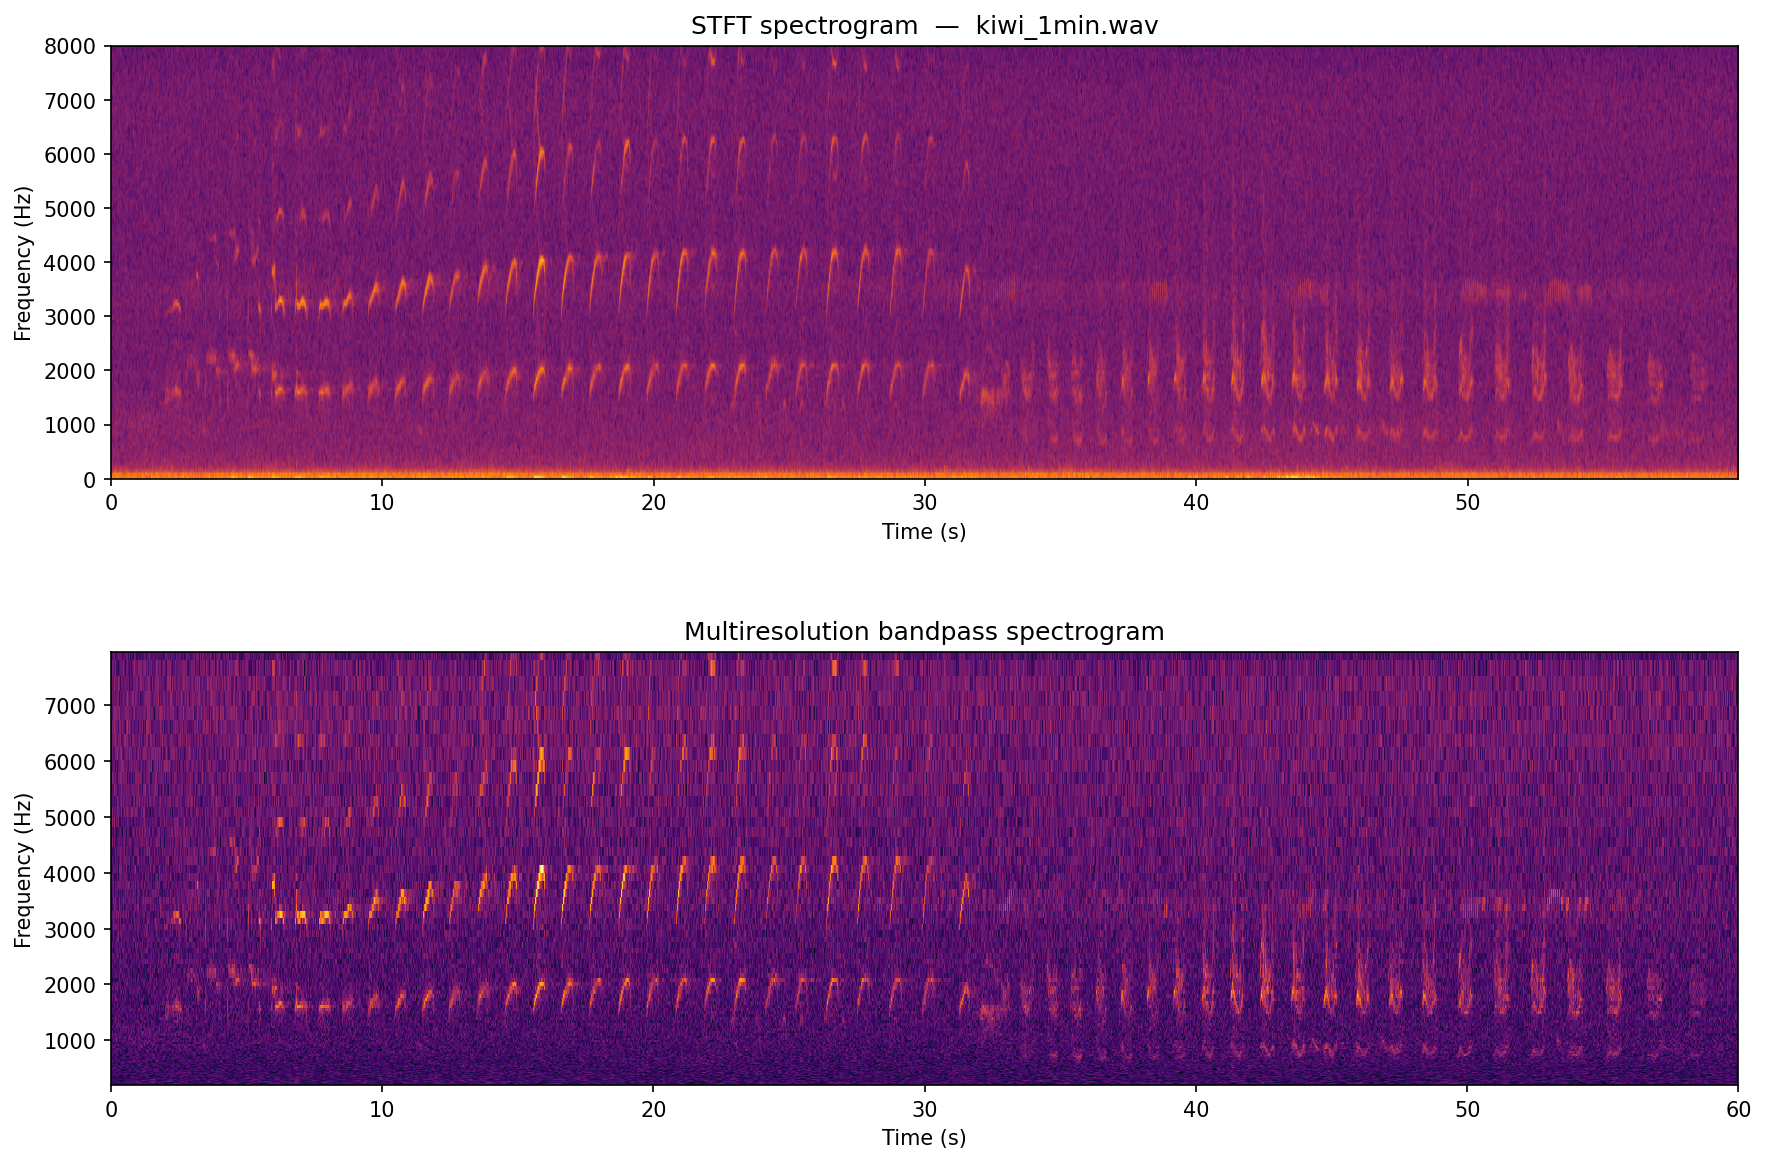

Python code for this plot:
import sys
import os
import numpy as np
import matplotlib.pyplot as plt
import matplotlib.gridspec as gridspec
import scipy.signal as signal

sys.path.insert(0, os.path.dirname(__file__))
from src.data.spectrogram import Spectrogram

# ── Parameters ────────────────────────────────────────────────────────────────
AUDIO_FILE   = "Sound Files/kiwi_1min.wav"
WINDOW_WIDTH = 512
INCR         = 128

N_BANDS   = 300      # total number of bandpass bands
FREQ_LOW  = 200     # Hz — lower edge of lowest band
FREQ_HIGH = None    # Hz — upper edge of highest band; None = fs/2 - 50
# ─────────────────────────────────────────────────────────────────────────────


def make_bands(fs, n_bands, f_low, f_high=None):
    """Logarithmically spaced bands from f_low to f_high.

    Log spacing gives wide bands at low frequencies (high time resolution)
    and narrow bands at high frequencies (finer frequency detail), which
    matches both perceptual scales and kiwi's high-frequency specialisation.
    """
    if f_high is None:
        f_high = fs / 2 - 50
    centers   = np.logspace(np.log10(f_low), np.log10(f_high), n_bands)
    mid_edges = np.sqrt(centers[:-1] * centers[1:])   # geometric midpoints
    low_edges  = np.r_[f_low,      mid_edges]
    high_edges = np.r_[mid_edges,  f_high]
    return list(zip(low_edges, high_edges))


def bandpass_fir(sig, low_hz, high_hz, fs):
    """Windowed-sinc bandpass FIR; tap count auto-scaled to bandwidth."""
    bw      = high_hz - low_hz
    n_taps  = int(np.ceil(8.0 * fs / bw))
    n_taps += 1 - n_taps % 2       # ensure odd
    half    = (n_taps - 1) // 2
    n       = np.arange(n_taps) - half

    def lp_sinc(fc):
        return np.where(n == 0, 2 * fc,
                        np.sin(2 * np.pi * fc * n) / (np.pi * n))

    h   = (lp_sinc(high_hz / fs) - lp_sinc(low_hz / fs)) * np.hamming(n_taps)
    out = signal.fftconvolve(sig, h, mode='full')
    return out[half: half + len(sig)]


def build_bandpass_spectrogram(audio, fs, bands):
    """Filter into each band, compute envelope, resample to a shared time axis.

    Each band is smoothed and downsampled at a rate proportional to its
    bandwidth (wider band → smaller hop → finer time resolution), then
    interpolated to the common grid set by the widest band.
    Returns (arr, t_common) where arr has shape (n_bands, n_time).
    """
    max_bw   = max(h - l for l, h in bands)
    dt       = 1.0 / (4.0 * max_bw)
    n_common = int(len(audio) / fs / dt) + 1
    t_common = np.linspace(0, len(audio) / fs, n_common)

    rows = []
    for low, high in bands:
        bw      = high - low
        filt    = bandpass_fir(audio, low, high, fs)
        env     = np.abs(signal.hilbert(filt))
        win_len = max(3, (int(fs * 2.0 / bw) | 1))   # smooth ∝ 1/bw, kept odd
        w       = np.hamming(win_len)
        env     = np.convolve(env, w / w.sum(), mode='same')
        hop     = max(1, int(fs / (4.0 * bw)))
        env_ds  = env[::hop]
        t_band  = np.arange(len(env_ds)) * hop / fs
        rows.append(np.interp(t_common, t_band, env_ds))

    arr = np.array(rows, dtype=np.float32)
    arr = np.log1p(arr)                                    # log-compress raw amplitudes
    arr = (arr - arr.min()) / (arr.max() - arr.min() + 1e-9)   # normalise to [0, 1]
    return arr, t_common


def main():
    audio_path = os.path.join(os.path.dirname(__file__), AUDIO_FILE)
    if not os.path.isfile(audio_path):
        print(f"ERROR: file not found: {audio_path}")
        sys.exit(1)

    sp = Spectrogram(window_width=WINDOW_WIDTH, incr=INCR)
    sp.readSoundFile(audio_path)
    fs    = sp.audio_data.sample_rate
    audio = sp.audio_data.data.astype(np.float64)
    print(f"Loaded  {AUDIO_FILE}  |  {fs} Hz  |  {len(audio)/fs:.1f} s")

    sp.spectrogram(window_width=WINDOW_WIDTH, incr=INCR, window='Hann',
                   sgType='Standard', sgScale='Linear', mean_normalise=True)
    sg_log   = sp.normalisedSpec(tr="Log")
    sg_times = np.arange(sg_log.shape[0]) * INCR / fs
    sg_freqs = np.linspace(0, fs / 2, sg_log.shape[1])

    f_high      = FREQ_HIGH if FREQ_HIGH is not None else fs / 2 - 50
    valid_bands = make_bands(fs, N_BANDS, FREQ_LOW, f_high)
    print(f"Computing {len(valid_bands)}-band bandpass spectrogram  "
          f"({FREQ_LOW:.0f}–{f_high:.0f} Hz) …")
    bp_arr, t_bp = build_bandpass_spectrogram(audio, fs, valid_bands)

    freq_edges = np.array([valid_bands[0][0]] + [h for _, h in valid_bands])
    dt_bp      = t_bp[1] - t_bp[0]
    t_edges    = np.r_[t_bp - dt_bp / 2, t_bp[-1] + dt_bp / 2]

    fig = plt.figure(figsize=(14, 9))
    gs  = gridspec.GridSpec(2, 1, hspace=0.4)

    ax1 = fig.add_subplot(gs[0])
    ax1.imshow(sg_log.T, origin='lower', aspect='auto', cmap='inferno',
               extent=[sg_times[0], sg_times[-1], sg_freqs[0], sg_freqs[-1]])
    ax1.set_xlabel("Time (s)")
    ax1.set_ylabel("Frequency (Hz)")
    ax1.set_title(f"STFT spectrogram  —  {os.path.basename(AUDIO_FILE)}")

    ax2 = fig.add_subplot(gs[1])
    ax2.pcolormesh(t_edges, freq_edges, bp_arr, cmap='inferno', shading='flat')
    ax2.set_xlabel("Time (s)")
    ax2.set_ylabel("Frequency (Hz)")
    ax2.set_title("Multiresolution bandpass spectrogram")

    plt.savefig("bandpass_explore.png", dpi=150, bbox_inches='tight')
    print("Saved bandpass_explore.png")
    plt.show()


if __name__ == "__main__":
    main()
